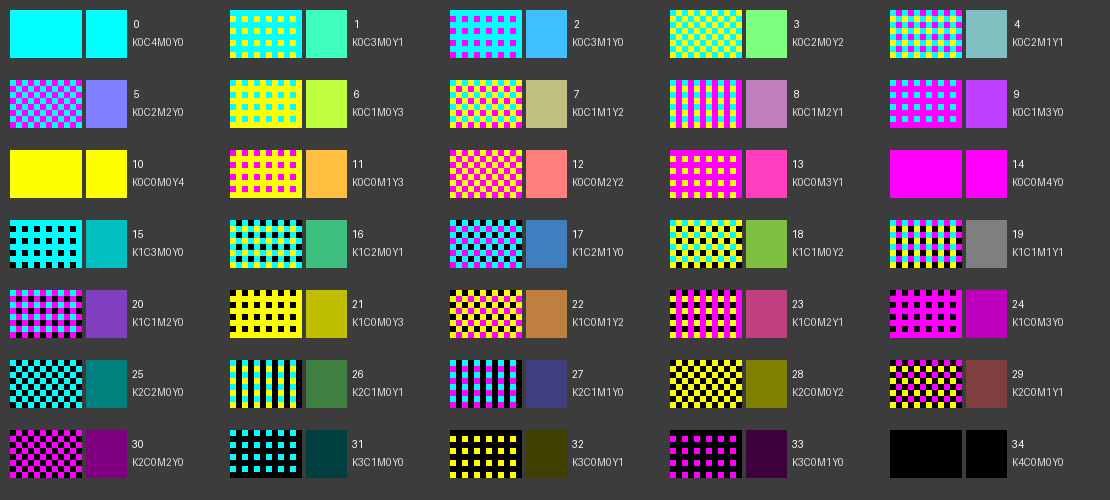

Write the Python code that produced this figure.
#!/usr/bin/env python3
"""All 35 2x2 dithers of MODE 1's black, cyan, magenta and yellow (k + c + m + y = 4),
numbered, for picking a landscape palette: each shown as its dither (MODE 1's pixels,
2:1 wide... drawn square here) beside its average colour.

    python3 proto/swatch35.py  -> swatch35.png
"""
from itertools import product
from PIL import Image, ImageDraw

K, C, M, Y = 0, 1, 2, 3
PHYS = {K: (0, 0, 0), C: (0, 255, 255), M: (255, 0, 255), Y: (255, 255, 0)}
ORDER = [(0, 0), (1, 1), (1, 0), (0, 1)]       # the diagonals first: pairs are checkered


def cell(k, c, m, y):
    """The 2x2 cell: cyan from the front of ORDER, yellow then magenta from the back,
    black in between."""
    out, back = {}, ORDER[::-1]
    for pos in ORDER[:c]:
        out[pos] = C
    for pos in back[:y]:
        out[pos] = Y
    for pos in back[y:y + m]:
        out[pos] = M
    for pos in ORDER:
        out.setdefault(pos, K)
    return out


ALL = [(k, c, m, y) for k, c, m, y in product(range(5), repeat=4) if k + c + m + y == 4]
ALL.sort(key=lambda t: (t[0], -t[1], -t[3], -t[2]))      # by darkness, then hue


def main():
    S, cols = 6, 5
    w, h = 220, 70
    img = Image.new('RGB', (cols * w + 10, ((len(ALL) + cols - 1) // cols) * h + 10), (60, 60, 60))
    d = ImageDraw.Draw(img)
    for n, t in enumerate(ALL):
        x0, y0 = 10 + (n % cols) * w, 10 + (n // cols) * h
        cl = cell(*t)
        for yy in range(8):
            for xx in range(12):
                c = PHYS[cl[(xx & 1, yy & 1)]]
                d.rectangle([x0 + xx * S, y0 + yy * S, x0 + xx * S + S - 1, y0 + yy * S + S - 1], c)
        avg = tuple(sum(PHYS[v][ch] for v in cl.values()) // 4 for ch in range(3))
        d.rectangle([x0 + 12 * S + 4, y0, x0 + 12 * S + 44, y0 + 8 * S - 1], avg)
        d.text((x0 + 12 * S + 50, y0 + 8), f'{n:2d}', fill=(255, 255, 255))
        d.text((x0 + 12 * S + 50, y0 + 26), 'K%dC%dM%dY%d' % t, fill=(220, 220, 220))
    img.save('swatch35.png')


if __name__ == '__main__':
    main()
